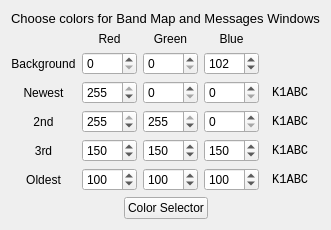
     <widget class="QWidget" name="tab_4">
      <attribute name="title">
       <string>Colors</string>
      </attribute>
      <layout class="QGridLayout" name="gridLayout_5">
       <item row="0" column="0">
        <layout class="QVBoxLayout" name="verticalLayout_10">
         <item>
          <widget class="QLabel" name="label_14">
           <property name="font">
            <font>
             <pointsize>10</pointsize>
            </font>
           </property>
           <property name="text">
            <string>Choose colors for Band Map and Messages Windows</string>
           </property>
           <property name="alignment">
            <set>Qt::AlignmentFlag::AlignCenter</set>
           </property>
          </widget>
         </item>
         <item>
          <layout class="QGridLayout" name="colorsGridLayout">
           <item row="0" column="1">
            <widget class="QLabel" name="label_20">
             <property name="text">
              <string>Red</string>
             </property>
             <property name="alignment">
              <set>Qt::AlignmentFlag::AlignCenter</set>
             </property>
            </widget>
           </item>
           <item row="0" column="2">
            <widget class="QLabel" name="label_21">
             <property name="text">
              <string>Green</string>
             </property>
             <property name="alignment">
              <set>Qt::AlignmentFlag::AlignCenter</set>
             </property>
            </widget>
           </item>
           <item row="0" column="3">
            <widget class="QLabel" name="label_22">
             <property name="text">
              <string>Blue</string>
             </property>
             <property name="alignment">
              <set>Qt::AlignmentFlag::AlignCenter</set>
             </property>
            </widget>
           </item>
           <item row="1" column="0">
            <widget class="QLabel" name="label_15">
             <property name="text">
              <string>Background</string>
             </property>
             <property name="alignment">
              <set>Qt::AlignmentFlag::AlignCenter</set>
             </property>
            </widget>
           </item>
           <item row="1" column="1">
            <widget class="QSpinBox" name="sbBackgroundRed">
             <property name="maximum">
              <number>255</number>
             </property>
            </widget>
           </item>
           <item row="1" column="2">
            <widget class="QSpinBox" name="sbBackgroundGreen">
             <property name="maximum">
              <number>255</number>
             </property>
            </widget>
           </item>
           <item row="1" column="3">
            <widget class="QSpinBox" name="sbBackgroundBlue">
             <property name="maximum">
              <number>255</number>
             </property>
             <property name="value">
              <number>102</number>
             </property>
            </widget>
           </item>
           <item row="2" column="0">
            <widget class="QLabel" name="label_16">
             <property name="text">
              <string>Newest</string>
             </property>
             <property name="alignment">
              <set>Qt::AlignmentFlag::AlignCenter</set>
             </property>
            </widget>
           </item>
           <item row="2" column="1">
            <widget class="QSpinBox" name="sbRed0">
             <property name="maximum">
              <number>255</number>
             </property>
             <property name="value">
              <number>255</number>
             </property>
            </widget>
           </item>
           <item row="2" column="2">
            <widget class="QSpinBox" name="sbGreen0">
             <property name="maximum">
              <number>255</number>
             </property>
            </widget>
           </item>
           <item row="2" column="3">
            <widget class="QSpinBox" name="sbBlue0">
             <property name="maximum">
              <number>255</number>
             </property>
            </widget>
           </item>
           <item row="2" column="4">
            <widget class="QLabel" name="lab0">
             <property name="sizePolicy">
              <sizepolicy hsizetype="Preferred" vsizetype="Preferred">
               <horstretch>0</horstretch>
               <verstretch>0</verstretch>
              </sizepolicy>
             </property>
             <property name="font">
              <font>
               <family>Courier New</family>
               <pointsize>9</pointsize>
              </font>
             </property>
             <property name="text">
              <string> K1ABC</string>
             </property>
            </widget>
           </item>
           <item row="3" column="0">
            <widget class="QLabel" name="label_17">
             <property name="text">
              <string>2nd</string>
             </property>
             <property name="alignment">
              <set>Qt::AlignmentFlag::AlignCenter</set>
             </property>
            </widget>
           </item>
           <item row="3" column="1">
            <widget class="QSpinBox" name="sbRed1">
             <property name="maximum">
              <number>255</number>
             </property>
             <property name="value">
              <number>255</number>
             </property>
            </widget>
           </item>
           <item row="3" column="2">
            <widget class="QSpinBox" name="sbGreen1">
             <property name="maximum">
              <number>255</number>
             </property>
             <property name="value">
              <number>255</number>
             </property>
            </widget>
           </item>
           <item row="3" column="3">
            <widget class="QSpinBox" name="sbBlue1">
             <property name="maximum">
              <number>255</number>
             </property>
            </widget>
           </item>
           <item row="3" column="4">
            <widget class="QLabel" name="lab1">
             <property name="sizePolicy">
              <sizepolicy hsizetype="Preferred" vsizetype="Preferred">
               <horstretch>0</horstretch>
               <verstretch>0</verstretch>
              </sizepolicy>
             </property>
             <property name="font">
              <font>
               <family>Courier New</family>
               <pointsize>9</pointsize>
              </font>
             </property>
             <property name="text">
              <string> K1ABC</string>
             </property>
            </widget>
           </item>
           <item row="4" column="0">
            <widget class="QLabel" name="label_18">
             <property name="text">
              <string>3rd</string>
             </property>
             <property name="alignment">
              <set>Qt::AlignmentFlag::AlignCenter</set>
             </property>
            </widget>
           </item>
           <item row="4" column="1">
            <widget class="QSpinBox" name="sbRed2">
             <property name="maximum">
              <number>255</number>
             </property>
             <property name="value">
              <number>150</number>
             </property>
            </widget>
           </item>
           <item row="4" column="2">
            <widget class="QSpinBox" name="sbGreen2">
             <property name="maximum">
              <number>255</number>
             </property>
             <property name="value">
              <number>150</number>
             </property>
            </widget>
           </item>
           <item row="4" column="3">
            <widget class="QSpinBox" name="sbBlue2">
             <property name="maximum">
              <number>255</number>
             </property>
             <property name="value">
              <number>150</number>
             </property>
            </widget>
           </item>
           <item row="4" column="4">
            <widget class="QLabel" name="lab2">
             <property name="sizePolicy">
              <sizepolicy hsizetype="Preferred" vsizetype="Preferred">
               <horstretch>0</horstretch>
               <verstretch>0</verstretch>
              </sizepolicy>
             </property>
             <property name="font">
              <font>
               <family>Courier New</family>
               <pointsize>9</pointsize>
              </font>
             </property>
             <property name="text">
              <string> K1ABC</string>
             </property>
            </widget>
           </item>
           <item row="5" column="0">
            <widget class="QLabel" name="label_19">
             <property name="text">
              <string>Oldest</string>
             </property>
             <property name="alignment">
              <set>Qt::AlignmentFlag::AlignCenter</set>
             </property>
            </widget>
           </item>
           <item row="5" column="1">
            <widget class="QSpinBox" name="sbRed3">
             <property name="maximum">
              <number>255</number>
             </property>
             <property name="value">
              <number>100</number>
             </property>
            </widget>
           </item>
           <item row="5" column="2">
            <widget class="QSpinBox" name="sbGreen3">
             <property name="maximum">
              <number>255</number>
             </property>
             <property name="value">
              <number>100</number>
             </property>
            </widget>
           </item>
           <item row="5" column="3">
            <widget class="QSpinBox" name="sbBlue3">
             <property name="maximum">
              <number>255</number>
             </property>
             <property name="value">
              <number>100</number>
             </property>
            </widget>
           </item>
           <item row="5" column="4">
            <widget class="QLabel" name="lab3">
             <property name="sizePolicy">
              <sizepolicy hsizetype="Preferred" vsizetype="Preferred">
               <horstretch>0</horstretch>
               <verstretch>0</verstretch>
              </sizepolicy>
             </property>
             <property name="font">
              <font>
               <family>Courier New</family>
               <pointsize>9</pointsize>
              </font>
             </property>
             <property name="text">
              <string> K1ABC</string>
             </property>
            </widget>
           </item>
          </layout>
         </item>
         <item>
          <layout class="QHBoxLayout" name="horizontalLayout_16">
           <item>
            <spacer name="horizontalSpacer_15">
             <property name="orientation">
              <enum>Qt::Orientation::Horizontal</enum>
             </property>
             <property name="sizeHint" stdset="0">
              <size>
               <width>40</width>
               <height>20</height>
              </size>
             </property>
            </spacer>
           </item>
           <item>
            <widget class="QPushButton" name="pushButton_5">
             <property name="text">
              <string>Color Selector</string>
             </property>
            </widget>
           </item>
           <item>
            <spacer name="horizontalSpacer_16">
             <property name="orientation">
              <enum>Qt::Orientation::Horizontal</enum>
             </property>
             <property name="sizeHint" stdset="0">
              <size>
               <width>40</width>
               <height>20</height>
              </size>
             </property>
            </spacer>
           </item>
          </layout>
         </item>
        </layout>
       </item>
      </layout>
     </widget>
